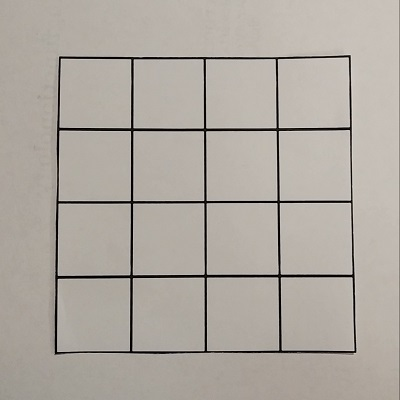
#> input picture ComputerVision/grid.jpg, 400 x 400 px, found by its file name
$ python GridDetectionRefactored.py
#> lines starting #> are read from the running program, lines starting #| are printed output that depends on the picture; after the words box and inside, x2 and y2 are one past the last pixel; in counts of white or black regions, pixels touching at a corner belong together
import cv2

# FILE NAME FOR DEMOING
FILE = "grid.jpg"


# Loads the image from file name in GRAY SCALE (needed for thresholding)
# Returns the resulting image (OpenCV Image)
def load_image_gs(imgFileName):
    # Load image in gray scale
    img = cv2.imread(imgFileName, 0)
    return img


# Applies the necessary thresholding required for processing
# Returns the resulting image (OpenCV Image)
def threshold_image(img):
    # Threshold image
    blur = cv2.GaussianBlur(img,(5,5),1)
    ret3,thresh = cv2.threshold(blur,0,255,cv2.THRESH_BINARY_INV+cv2.THRESH_OTSU)

    return thresh


# Given a OpenCV Image of an empty grid (game board) which has been thresholded,
# Returns x, y, w, h coordinates/dimensions of the rectangle which bounds the outer grid
# NOTE: this function relies entirely on the grid border being the largest shape in the image
def find_grid(img):
    def find_largest_contour(contours): # Used to pick out grid from other shape
        if len(contours) < 1:
            return False
        max = 0
        for i in range(0, len(contours)):
            if cv2.contourArea(contours[i]) > cv2.contourArea(contours[max]):
                max = i
        return contours[max]

    # cv2.RETR_EXTERNAL argument used to limit search to outermost contours
    contours, hierarchy = cv2.findContours(img, cv2.RETR_EXTERNAL, cv2.CHAIN_APPROX_SIMPLE)
    border = find_largest_contour(contours)

    x, y, w, h = cv2.boundingRect(border)
    return x, y, w, h

# DEMO function
def draw_outer_grid(imgFileName):
    img = load_image_gs(imgFileName)
    thresh = threshold_image(img)
#> in threshold_image, `blur = cv2.GaussianBlur(img,(5,5),1)`:
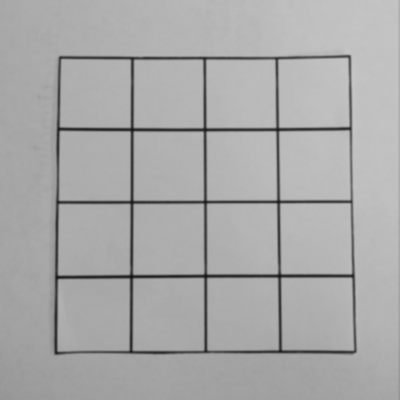
#> blur: shape (400, 400); min 19, max 199, mean 169.3
#> in threshold_image, `ret3,thresh = cv2.threshold(blur,0,255,cv2.THRESH_BINARY_INV+cv2.THRES..`:
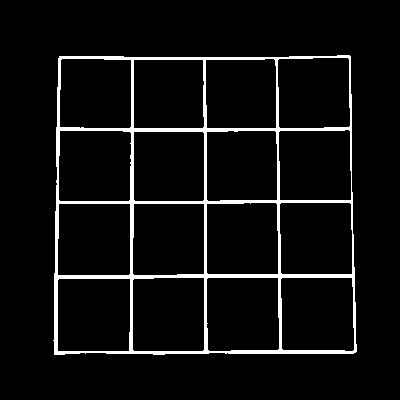
#> thresh: shape (400, 400); 5.8% white; 1 white region
#> in threshold_image, `ret3,thresh = cv2.threshold(blur,0,255,cv2.THRESH_BINARY_INV+cv2.THRES..`: ret3 = 128
    x, y, w, h = find_grid(thresh)
#> in find_grid, `contours, hierarchy = cv2.findContours(img, cv2.RETR_EXTERNAL, cv2.CHA..`: contours = 1 contour; box (x1, y1, x2, y2) and area: (53, 55, 357, 355) 87938
#> the loop in find_largest_contour, `for i in range(0, len(contours)):` made 1 pass
#> after the loop in find_largest_contour, `for i in range(0, len(contours)):`: max = 0
#> in find_grid, `border = find_largest_contour(contours)`: border = contour of 67 points, box (x1, y1, x2, y2) (53, 55, 357, 355), area 87938
#> in find_grid, `x, y, w, h = cv2.boundingRect(border)`: x = 53; y = 55; w = 304; h = 300
#> x = 53; y = 55; w = 304; h = 300

    colored = cv2.imread(imgFileName)
#> colored is the input picture: shape (400, 400, 3); mean B, G, R 160.6, 168.3, 174.8
    cv2.rectangle(colored, (x, y), (x+w, y+h), (20, 20, 200), 2)
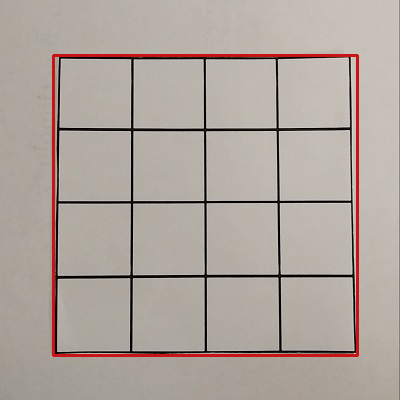
#> colored: shape (400, 400, 3); 2.26% of pixels changed, all inside (x1, y1, x2, y2) = (52, 54, 359, 357)

    cv2.imshow('image', colored)
    cv2.waitKey(0)
    cv2.destroyAllWindows()


draw_outer_grid(FILE)

$ run again, with ComputerVision/threeColorTest.jpg copied over ComputerVision/grid.jpg
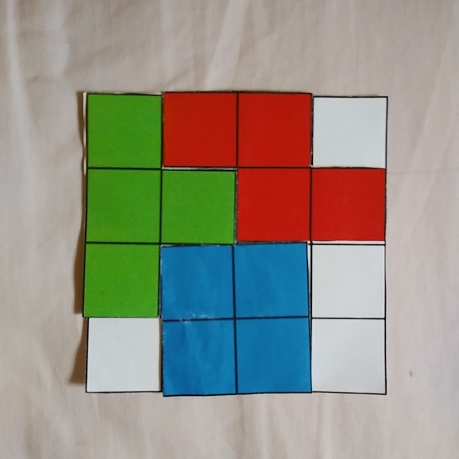
#> input picture ComputerVision/threeColorTest.jpg, 459 x 459 px, found by its file name
#> in threshold_image, `ret3,thresh = cv2.threshold(blur,0,255,cv2.THRESH_BINARY_INV+cv2.THRES..`:
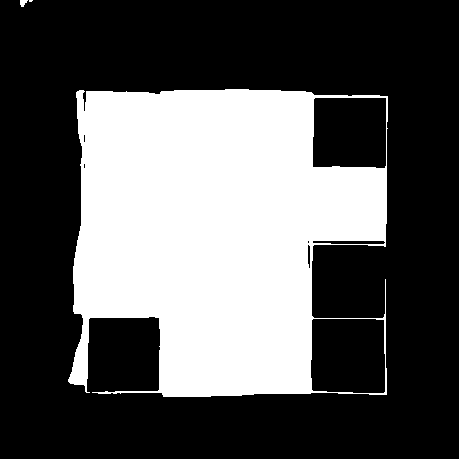
#> thresh: shape (459, 459); 34.4% white; 3 white regions (1 under 20 px)
#> ret3 = 130
#> contours = 3 contours, 1 with area under 20; largest, box (x1, y1, x2, y2) and area: (68, 89, 388, 397) 82025, (20, 0, 28, 7) 26
#> the loop in find_largest_contour, `for i in range(0, len(contours)):` made 3 passes
#> after the loop in find_largest_contour, `for i in range(0, len(contours)):`: max = 0
#> border = contour of 215 points, box (x1, y1, x2, y2) (68, 89, 388, 397), area 82025
#> in find_grid, `x, y, w, h = cv2.boundingRect(border)`: x = 68; y = 89; w = 320; h = 308
#> in draw_outer_grid, `x, y, w, h = find_grid(thresh)`: x = 68; y = 89; w = 320; h = 308
#> in draw_outer_grid, colored is the input picture: shape (459, 459, 3); mean B, G, R 133.8, 145.5, 147.8
#> in draw_outer_grid, `cv2.rectangle(colored, (x, y), (x+w, y+h), (20, 20, 200), 2)`:
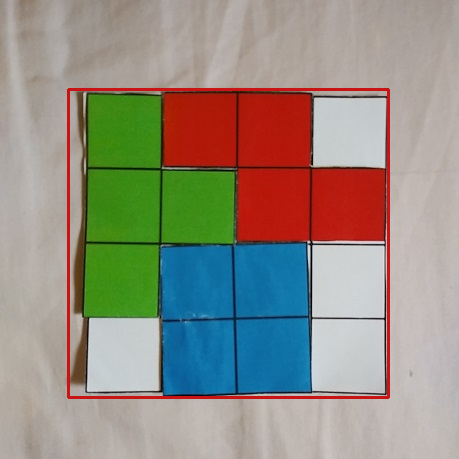
#> colored: shape (459, 459, 3); 1.79% of pixels changed, all inside (x1, y1, x2, y2) = (67, 88, 390, 399)
